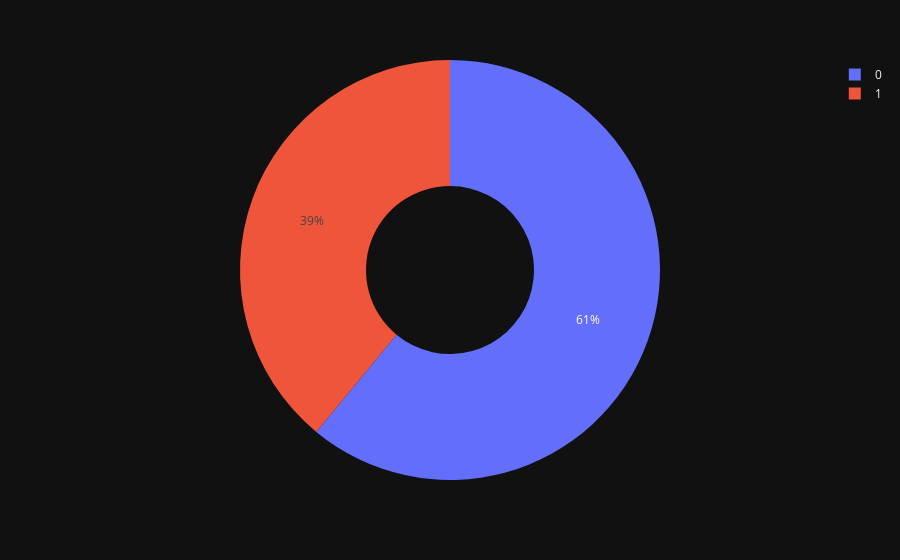

Notebook code cell kept with this figure:
### Code cell
fig = px.pie(df,names = "Potability" ,hole=0.4, template="plotly_dark")
fig.show()

### Figure 1 — Plotly figure (JSON) as saved in the notebook; plotly's stock layout.template omitted (floating-point values rounded to 4 significant figures; data arrays with more than 128 entries replaced by an {"elided": "..."} marker saying what was removed)
{"data": [{"domain": {"x": [0, 1], "y": [0, 1]}, "hole": 0.4, "hovertemplate": "Potability=%{label}<extra></extra>", "labels": {"elided": "3276 int values"}, "legendgroup": "", "name": "", "showlegend": true, "type": "pie"}], "layout": {"legend": {"tracegroupgap": 0}, "margin": {"t": 60}}}
